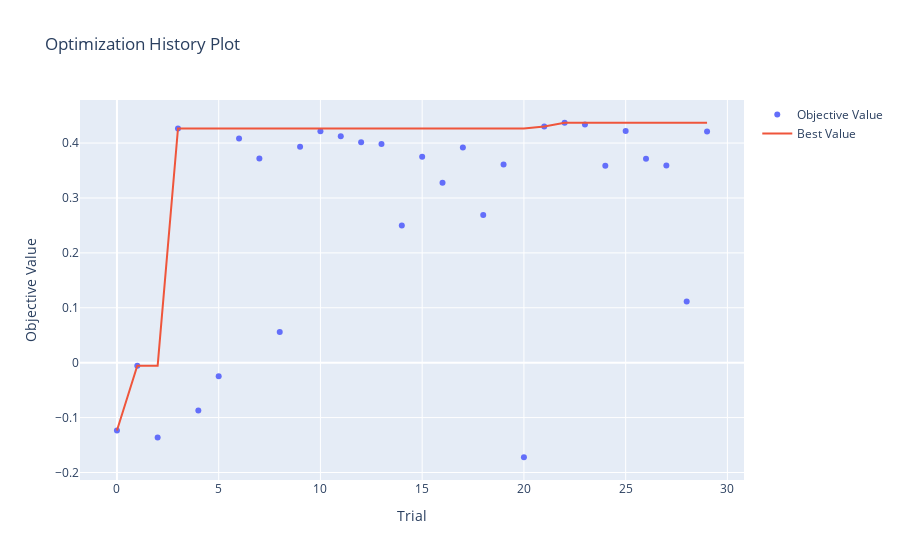

Here is the notebook cell this chart was saved with:
### Code cell
optuna.visualization.plot_optimization_history(study_svm)

### Figure 1 — Plotly figure (JSON) as saved in the notebook; plotly's stock layout.template omitted (floating-point values rounded to 4 significant figures)
{"data": [{"mode": "markers", "name": "Objective Value", "type": "scatter", "x": [0, 1, 2, 3, 4, 5, 6, 7, 8, 9, 10, 11, 12, 13, 14, 15, 16, 17, 18, 19, 20, 21, 22, 23, 24, 25, 26, 27, 28, 29], "y": [-0.1234, -0.005484, -0.1365, 0.4266, -0.087, -0.02477, 0.4084, 0.3718, 0.05581, 0.3933, 0.4213, 0.4122, 0.4017, 0.3982, 0.25, 0.3752, 0.3279, 0.3921, 0.269, 0.3608, -0.1722, 0.4302, 0.437, 0.4336, 0.3585, 0.4221, 0.3713, 0.3591, 0.1112, 0.4213]}, {"mode": "lines", "name": "Best Value", "type": "scatter", "x": [0, 1, 2, 3, 4, 5, 6, 7, 8, 9, 10, 11, 12, 13, 14, 15, 16, 17, 18, 19, 20, 21, 22, 23, 24, 25, 26, 27, 28, 29], "y": [-0.1234, -0.005484, -0.005484, 0.4266, 0.4266, 0.4266, 0.4266, 0.4266, 0.4266, 0.4266, 0.4266, 0.4266, 0.4266, 0.4266, 0.4266, 0.4266, 0.4266, 0.4266, 0.4266, 0.4266, 0.4266, 0.4302, 0.437, 0.437, 0.437, 0.437, 0.437, 0.437, 0.437, 0.437]}, {"marker": {"color": "#cccccc"}, "mode": "markers", "name": "Infeasible Trial", "showlegend": false, "type": "scatter", "x": [], "y": []}], "layout": {"title": {"text": "Optimization History Plot"}, "xaxis": {"title": {"text": "Trial"}}, "yaxis": {"title": {"text": "Objective Value"}}}}
